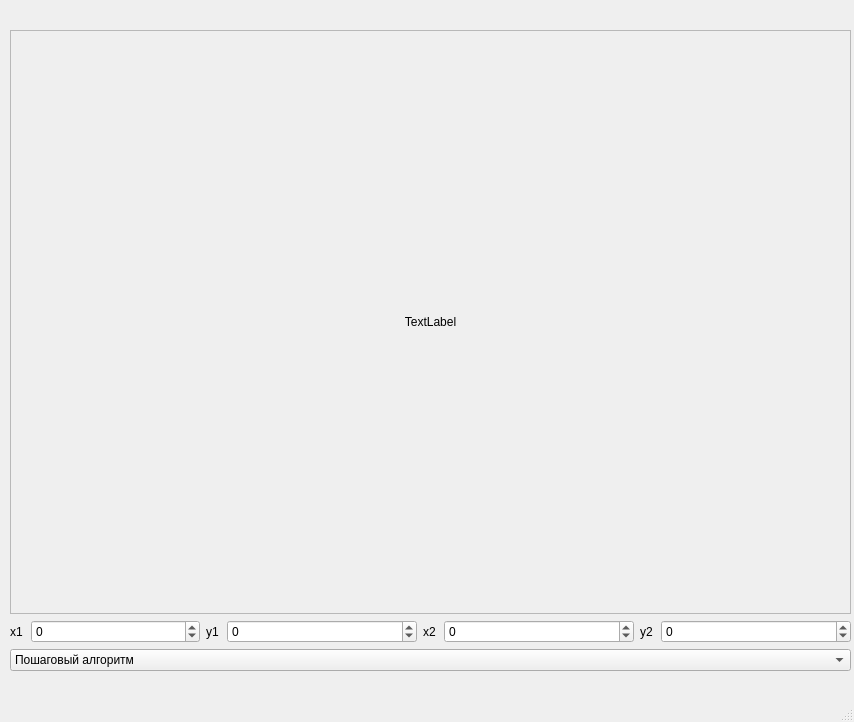
<?xml version="1.0" encoding="UTF-8"?>
<ui version="4.0">
 <class>MainWindow</class>
 <widget class="QMainWindow" name="MainWindow">
  <property name="geometry">
   <rect>
    <x>0</x>
    <y>0</y>
    <width>854</width>
    <height>722</height>
   </rect>
  </property>
  <property name="windowTitle">
   <string>MainWindow</string>
  </property>
  <widget class="QWidget" name="centralwidget">
   <widget class="QWidget" name="centralwidget_2">
    <property name="geometry">
     <rect>
      <x>10</x>
      <y>30</y>
      <width>841</width>
      <height>641</height>
     </rect>
    </property>
    <layout class="QVBoxLayout" name="verticalLayout_3">
     <item>
      <widget class="QScrollArea" name="scrollArea">
       <property name="widgetResizable">
        <bool>true</bool>
       </property>
       <widget class="QWidget" name="scrollAreaWidgetContents">
        <property name="geometry">
         <rect>
          <x>0</x>
          <y>0</y>
          <width>837</width>
          <height>567</height>
         </rect>
        </property>
        <layout class="QVBoxLayout" name="verticalLayout_4">
         <item>
          <widget class="QLabel" name="label">
           <property name="text">
            <string>TextLabel</string>
           </property>
           <property name="alignment">
            <set>Qt::AlignCenter</set>
           </property>
          </widget>
         </item>
        </layout>
       </widget>
      </widget>
     </item>
     <item>
      <layout class="QHBoxLayout" name="horizontalLayout">
       <item>
        <layout class="QVBoxLayout" name="verticalLayout">
         <item>
          <layout class="QHBoxLayout" name="horizontalLayout_2">
           <item>
            <widget class="QLabel" name="label_2">
             <property name="maximumSize">
              <size>
               <width>15</width>
               <height>16777215</height>
              </size>
             </property>
             <property name="text">
              <string>x1</string>
             </property>
            </widget>
           </item>
           <item>
            <widget class="QSpinBox" name="spinBox">
             <property name="minimum">
              <number>-1000</number>
             </property>
             <property name="maximum">
              <number>1000</number>
             </property>
            </widget>
           </item>
          </layout>
         </item>
        </layout>
       </item>
       <item>
        <widget class="QLabel" name="label_3">
         <property name="minimumSize">
          <size>
           <width>6</width>
           <height>0</height>
          </size>
         </property>
         <property name="maximumSize">
          <size>
           <width>15</width>
           <height>16777215</height>
          </size>
         </property>
         <property name="sizeIncrement">
          <size>
           <width>1</width>
           <height>0</height>
          </size>
         </property>
         <property name="baseSize">
          <size>
           <width>6</width>
           <height>0</height>
          </size>
         </property>
         <property name="text">
          <string>y1</string>
         </property>
        </widget>
       </item>
       <item>
        <widget class="QSpinBox" name="spinBox_2">
         <property name="minimum">
          <number>-1000</number>
         </property>
         <property name="maximum">
          <number>1000</number>
         </property>
        </widget>
       </item>
       <item>
        <widget class="QLabel" name="label_4">
         <property name="maximumSize">
          <size>
           <width>15</width>
           <height>16777215</height>
          </size>
         </property>
         <property name="text">
          <string>x2</string>
         </property>
        </widget>
       </item>
       <item>
        <widget class="QSpinBox" name="spinBox_3">
         <property name="minimum">
          <number>-1000</number>
         </property>
         <property name="maximum">
          <number>1000</number>
         </property>
        </widget>
       </item>
       <item>
        <widget class="QLabel" name="label_5">
         <property name="sizePolicy">
          <sizepolicy hsizetype="Minimum" vsizetype="Preferred">
           <horstretch>0</horstretch>
           <verstretch>0</verstretch>
          </sizepolicy>
         </property>
         <property name="maximumSize">
          <size>
           <width>15</width>
           <height>16777215</height>
          </size>
         </property>
         <property name="text">
          <string>y2</string>
         </property>
        </widget>
       </item>
       <item>
        <widget class="QSpinBox" name="spinBox_4">
         <property name="minimum">
          <number>-1000</number>
         </property>
         <property name="maximum">
          <number>1000</number>
         </property>
        </widget>
       </item>
      </layout>
     </item>
     <item>
      <widget class="QComboBox" name="comboBox">
       <item>
        <property name="text">
         <string>Пошаговый алгоритм</string>
        </property>
       </item>
       <item>
        <property name="text">
         <string>Алгоритм ЦДА</string>
        </property>
       </item>
       <item>
        <property name="text">
         <string>Алгоритм Брезенхема </string>
        </property>
       </item>
       <item>
        <property name="text">
         <string>Алгоритм Брезенхема (окружность)</string>
        </property>
       </item>
      </widget>
     </item>
    </layout>
   </widget>
  </widget>
  <widget class="QMenuBar" name="menubar">
   <property name="geometry">
    <rect>
     <x>0</x>
     <y>0</y>
     <width>854</width>
     <height>26</height>
    </rect>
   </property>
  </widget>
  <widget class="QStatusBar" name="statusbar"/>
  <action name="a_StepByStep">
   <property name="text">
    <string>Пошаговый</string>
   </property>
  </action>
  <action name="a_Bresenham">
   <property name="text">
    <string> Брезенхэма</string>
   </property>
  </action>
  <action name="a_DDA">
   <property name="text">
    <string>ЦДА</string>
   </property>
  </action>
  <action name="a_circle">
   <property name="text">
    <string>Брезенхэма(окружность)</string>
   </property>
  </action>
 </widget>
 <resources/>
 <connections/>
</ui>
